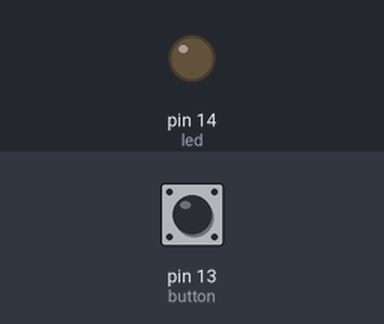
Bench run of a sketch on a simulated Arduino Uno, built with avr-gcc and run on an emulated ATmega328P. Shown: output pins drawn as LEDs (lit = HIGH). The test bench sets the inputs (shaded band); at power-on: pin 13 (button) LOW.

Above: at 1.2 s.
1.3 s: pin 13 (button) pulled HIGH for 0.15 s
At 1.37 s:
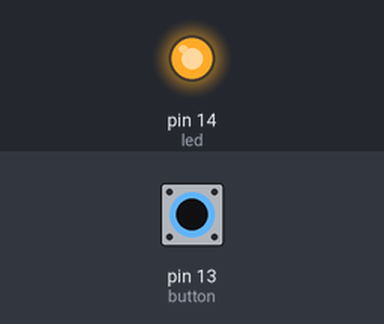
2.9 s: pin 13 (button) pulled HIGH for 3.2 s
At 6.4 s:
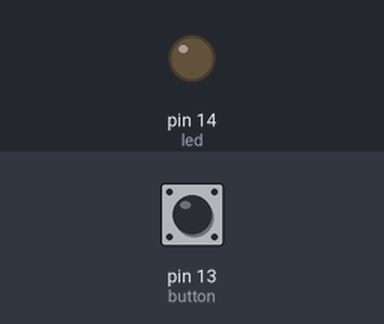
Timing chart, 0 to 7.9 s (numbered marks = the images above; inputs shaded):
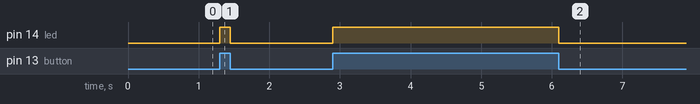

The sketch:

Button_Led.ino
```cpp
int led = 14;
int button = 13;
int buttonState = 0;
void setup() {
  // put your setup code here, to run once:
pinMode(led,OUTPUT);
pinMode(button,INPUT);
digitalWrite(led,LOW);
}

void loop() {
  // put your main code here, to run repeatedly:

buttonState = digitalRead(button);

if (buttonState == 1)        // Condition: Pressed
{
  digitalWrite(led,HIGH);

}
else                         //Condition: Not Pressed
{
  digitalWrite(led,LOW);
}
}
```

Measured:
- after the input at 1.3 s, pin 14 (led): LOW → HIGH at once, → LOW 0.15 s later
- after the input at 2.9 s, pin 14 (led): LOW → HIGH at once, → LOW 3.2 s later
